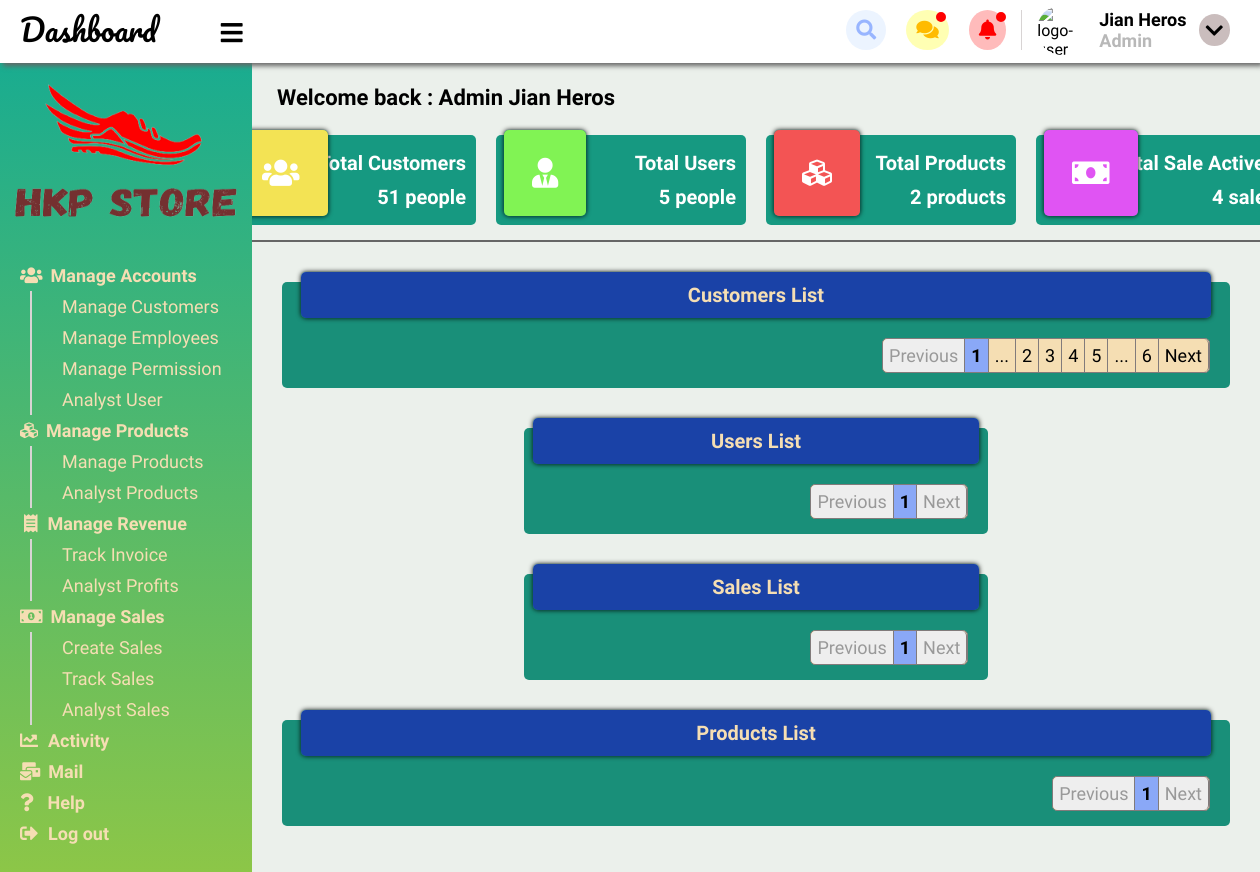
The page /admin/index.php (signed in) on the database its author committed.
### tables this page shows
CREATE TABLE `chitiet_quyen_chucnang` (
  `id_quyen` varchar(20) NOT NULL,
  `id_chucnang` varchar(20) NOT NULL
);

CREATE TABLE `chuc_nang` (
  `id_chucnang` int(100) NOT NULL,
  `ten_chucnang` varchar(100) NOT NULL,
  `mieuta` varchar(100) NOT NULL,
  `vi_tri` varchar(10) NOT NULL,
  `icon` varchar(100) NOT NULL
);

### data.properties.php (called while the page is built)
<?php
    $host = 'localhost';
    $username = 'thanhhoa';
    $password = 'thanhhoa';
    $database = 'do_an_web2';
?>

### admin/templates/connectData.php (called while the page is built, shortened)
<?php
    class connectData {
        private $host;
        private $username;
        private $password;
        private $database;
        public function __construct($value = '') {
            if ($value != '') {
                include('../data.properties.php');
            }
            else {
                include('../../data.properties.php');
            }
            $this->host = $host;
            $this->username = $username;
            $this->password = $password;
            $this->database = $database;
        }
        public function selectData($query) {
            if (!$conn = mysqli_connect($this->host,$this->username,$this->password,$this->database)) {
                echo "<script> console.log('Connect failed !')</script>";
            }
            if (!($res = mysqli_query($conn, $query))) {
                echo "<script> console.log('Error : Failed when executed query !')</script>";
            }
            return $res;
        }
    }
?>

### admin/index.php (the view, shortened to what this page needs)
<!DOCTYPE html>
<html lang="en">
<head>
    <link rel="stylesheet" href="static/css/style.css">
    <link rel="stylesheet" href="../static/css/all.css">
</head>
<body onload="setNotification()">
    <?php require_once('./templates/header.php') ?>
    <div class="dashboard">
        <div class="menu-dashboard">
            <div class="logo-dashboard">
                <img src="static/images/logo-doc-trans.png" alt="logo-dashboard">
            </div>
            <ul class="dashboard-menu-items">
                <?php
                    require_once('./templates/connectData.php');
                    $conn = new connectData('1');
                    $res = $conn->selectData("select * from chitiet_quyen_chucnang, chuc_nang
                                where id_quyen = '".$_SESSION['user']['permission']."' and chitiet_quyen_chucnang.id_chucnang = chuc_nang.id_chucnang order by vi_tri");
                    $show = '';
                    $pos = 0;
                    $flag = true;
                    while ($row = mysqli_fetch_array($res)) {
                        if ((int)$row['vi_tri'] % 1000 == 0) {
                            $pos++;
                            if ($flag == false) {
                                $show .= "</ul><li id='menu-$pos' onclick='minimizieSubmenu(this.id)'><a class='bold-title'>
                                ".$row['icon'].$row['ten_chucnang']."</a></li>";
                                $flag = true;
                            }
                            else {
                                $show .= "<li id='menu-$pos' onclick='minimizieSubmenu(this.id)'";
                                if ($row['ten_chucnang'] == 'Log out') {
                                    $show .= " class='logout-btn'";
                                }
                                $show .= "><a class='bold-title'>
                                ".$row['icon'].$row['ten_chucnang']."</a></li>";
                                $flag = true;
                            }
                        }
                        else {
                            if ($flag == false) {
                                $show .= "<li><a>".$row['ten_chucnang']."</a></li>";
                            }
                            else {
                                $show .= "<ul class='dashboard-submenu-items' id='submenu-$pos'>
                                            <li><a>".$row['ten_chucnang']."</a></li>";
                                $flag = false;
                            }
                        }
                    }
                    echo $show;
                ?>
                <div class="space"></div>
            </ul>
        </div>
        <div class="content-dashboard">
        </div>
    </div>
</body>
</html>

### rows shown on the page
chitiet_quyen_chucnang: chuc_nang.ten_chucnang "Manage Accounts"
chitiet_quyen_chucnang: chuc_nang.ten_chucnang "Manage Customers"
chitiet_quyen_chucnang: chuc_nang.ten_chucnang "Manage Employees"
chitiet_quyen_chucnang: chuc_nang.ten_chucnang "Manage Permission"
chitiet_quyen_chucnang: chuc_nang.ten_chucnang "Analyst User"
chitiet_quyen_chucnang: chuc_nang.ten_chucnang "Manage Products"
chitiet_quyen_chucnang: chuc_nang.ten_chucnang "Manage Products"
chitiet_quyen_chucnang: chuc_nang.ten_chucnang "Analyst Products"
chitiet_quyen_chucnang: chuc_nang.ten_chucnang "Manage Revenue"
chitiet_quyen_chucnang: chuc_nang.ten_chucnang "Track Invoice"
chitiet_quyen_chucnang: chuc_nang.ten_chucnang "Analyst Profits"
chitiet_quyen_chucnang: chuc_nang.ten_chucnang "Manage Sales"
chitiet_quyen_chucnang: chuc_nang.ten_chucnang "Create Sales"
chitiet_quyen_chucnang: chuc_nang.ten_chucnang "Track Sales"
chitiet_quyen_chucnang: chuc_nang.ten_chucnang "Analyst Sales"
chitiet_quyen_chucnang: chuc_nang.ten_chucnang "Activity"
chitiet_quyen_chucnang: chuc_nang.ten_chucnang "Mail"
chitiet_quyen_chucnang: chuc_nang.ten_chucnang "Help"
chitiet_quyen_chucnang: chuc_nang.ten_chucnang "Log out"

### other values the page prints
$_SESSION['user']['name'] "Jian Heros"
$_SESSION['user']['permission'] "Admin"
$countCustomers "51"
$countUsers "5"
$countProducts "2"
$countSales "4"
$maxP "6"
